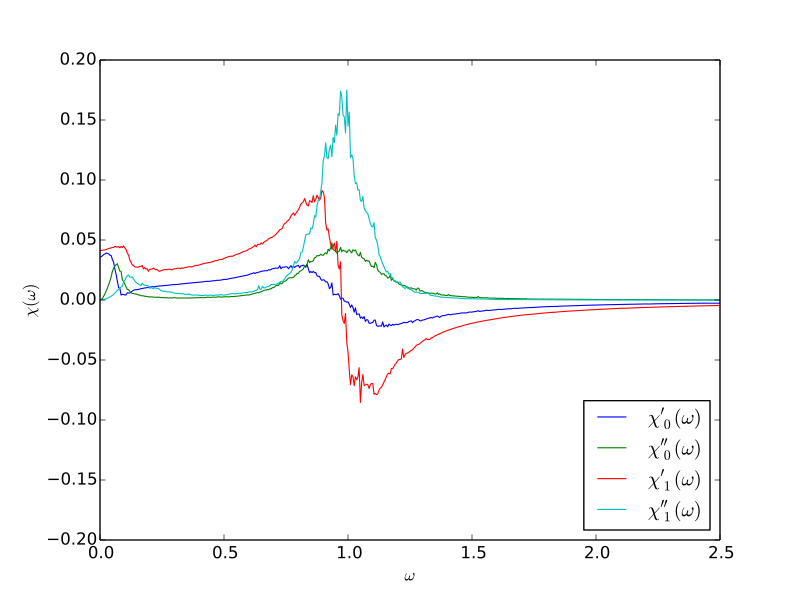

This figure's Python source:
from pytriqs.gf.local import *
from pytriqs.archive import HDFArchive
from matplotlib import pyplot as plt
from pytriqs.plot.mpl_interface import oplot

# Read data from archive
ar = HDFArchive('results.h5', 'r')

# Plot the susceptibility on the real axis
oplot(ar['chi_w'][0,0], mode='R', linewidth=0.8, label="$\chi'_0(\\omega)$")
oplot(ar['chi_w'][0,0], mode='I', linewidth=0.8, label="$\chi''_0(\\omega)$")
oplot(ar['chi_w'][1,1], mode='R', linewidth=0.8, label="$\chi'_1(\\omega)$")
oplot(ar['chi_w'][1,1], mode='I', linewidth=0.8, label="$\chi''_1(\\omega)$")

plt.xlim((0,2.5))
plt.ylim((-0.2,0.2))
plt.ylabel("$\chi(\\omega)$")
plt.legend(loc = "lower right")
